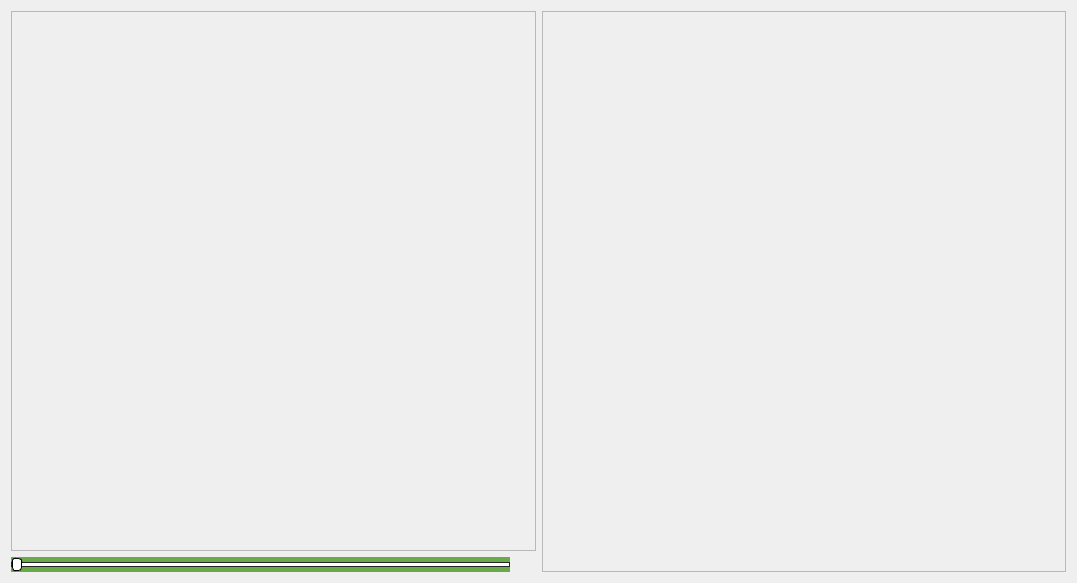
<?xml version="1.0" encoding="UTF-8"?>
<ui version="4.0">
 <class>DenoiseWidget</class>
 <widget class="QWidget" name="DenoiseWidget">
  <property name="geometry">
   <rect>
    <x>0</x>
    <y>0</y>
    <width>1077</width>
    <height>583</height>
   </rect>
  </property>
  <property name="windowTitle">
   <string>Form</string>
  </property>
  <layout class="QHBoxLayout" name="horizontalLayout_3">
   <item>
    <layout class="QVBoxLayout" name="verticalLayout">
     <item>
      <widget class="QFrame" name="frame_6">
       <property name="frameShape">
        <enum>QFrame::StyledPanel</enum>
       </property>
       <property name="frameShadow">
        <enum>QFrame::Raised</enum>
       </property>
       <layout class="QHBoxLayout" name="horizontalLayout_6">
        <property name="spacing">
         <number>0</number>
        </property>
        <property name="leftMargin">
         <number>0</number>
        </property>
        <property name="topMargin">
         <number>0</number>
        </property>
        <property name="rightMargin">
         <number>0</number>
        </property>
        <property name="bottomMargin">
         <number>0</number>
        </property>
        <item>
         <widget class="GraphicsView" name="YFrame" native="true">
          <property name="sizePolicy">
           <sizepolicy hsizetype="Preferred" vsizetype="Expanding">
            <horstretch>0</horstretch>
            <verstretch>0</verstretch>
           </sizepolicy>
          </property>
          <property name="palette">
           <palette>
            <active>
             <colorrole role="WindowText">
              <brush brushstyle="SolidPattern">
               <color alpha="255">
                <red>255</red>
                <green>255</green>
                <blue>255</blue>
               </color>
              </brush>
             </colorrole>
             <colorrole role="Button">
              <brush brushstyle="SolidPattern">
               <color alpha="255">
                <red>0</red>
                <green>0</green>
                <blue>0</blue>
               </color>
              </brush>
             </colorrole>
             <colorrole role="Light">
              <brush brushstyle="SolidPattern">
               <color alpha="255">
                <red>0</red>
                <green>0</green>
                <blue>0</blue>
               </color>
              </brush>
             </colorrole>
             <colorrole role="Midlight">
              <brush brushstyle="SolidPattern">
               <color alpha="255">
                <red>0</red>
                <green>0</green>
                <blue>0</blue>
               </color>
              </brush>
             </colorrole>
             <colorrole role="Dark">
              <brush brushstyle="SolidPattern">
               <color alpha="255">
                <red>0</red>
                <green>0</green>
                <blue>0</blue>
               </color>
              </brush>
             </colorrole>
             <colorrole role="Mid">
              <brush brushstyle="SolidPattern">
               <color alpha="255">
                <red>0</red>
                <green>0</green>
                <blue>0</blue>
               </color>
              </brush>
             </colorrole>
             <colorrole role="Text">
              <brush brushstyle="SolidPattern">
               <color alpha="255">
                <red>255</red>
                <green>255</green>
                <blue>255</blue>
               </color>
              </brush>
             </colorrole>
             <colorrole role="BrightText">
              <brush brushstyle="SolidPattern">
               <color alpha="255">
                <red>255</red>
                <green>255</green>
                <blue>255</blue>
               </color>
              </brush>
             </colorrole>
             <colorrole role="ButtonText">
              <brush brushstyle="SolidPattern">
               <color alpha="255">
                <red>255</red>
                <green>255</green>
                <blue>255</blue>
               </color>
              </brush>
             </colorrole>
             <colorrole role="Base">
              <brush brushstyle="SolidPattern">
               <color alpha="255">
                <red>0</red>
                <green>0</green>
                <blue>0</blue>
               </color>
              </brush>
             </colorrole>
             <colorrole role="Window">
              <brush brushstyle="SolidPattern">
               <color alpha="255">
                <red>0</red>
                <green>0</green>
                <blue>0</blue>
               </color>
              </brush>
             </colorrole>
             <colorrole role="Shadow">
              <brush brushstyle="SolidPattern">
               <color alpha="255">
                <red>0</red>
                <green>0</green>
                <blue>0</blue>
               </color>
              </brush>
             </colorrole>
             <colorrole role="AlternateBase">
              <brush brushstyle="SolidPattern">
               <color alpha="255">
                <red>0</red>
                <green>0</green>
                <blue>0</blue>
               </color>
              </brush>
             </colorrole>
             <colorrole role="ToolTipBase">
              <brush brushstyle="SolidPattern">
               <color alpha="255">
                <red>255</red>
                <green>255</green>
                <blue>220</blue>
               </color>
              </brush>
             </colorrole>
             <colorrole role="ToolTipText">
              <brush brushstyle="SolidPattern">
               <color alpha="255">
                <red>0</red>
                <green>0</green>
                <blue>0</blue>
               </color>
              </brush>
             </colorrole>
            </active>
            <inactive>
             <colorrole role="WindowText">
              <brush brushstyle="SolidPattern">
               <color alpha="255">
                <red>0</red>
                <green>0</green>
                <blue>0</blue>
               </color>
              </brush>
             </colorrole>
             <colorrole role="Button">
              <brush brushstyle="SolidPattern">
               <color alpha="255">
                <red>240</red>
                <green>240</green>
                <blue>240</blue>
               </color>
              </brush>
             </colorrole>
             <colorrole role="Light">
              <brush brushstyle="SolidPattern">
               <color alpha="255">
                <red>255</red>
                <green>255</green>
                <blue>255</blue>
               </color>
              </brush>
             </colorrole>
             <colorrole role="Midlight">
              <brush brushstyle="SolidPattern">
               <color alpha="255">
                <red>227</red>
                <green>227</green>
                <blue>227</blue>
               </color>
              </brush>
             </colorrole>
             <colorrole role="Dark">
              <brush brushstyle="SolidPattern">
               <color alpha="255">
                <red>160</red>
                <green>160</green>
                <blue>160</blue>
               </color>
              </brush>
             </colorrole>
             <colorrole role="Mid">
              <brush brushstyle="SolidPattern">
               <color alpha="255">
                <red>160</red>
                <green>160</green>
                <blue>160</blue>
               </color>
              </brush>
             </colorrole>
             <colorrole role="Text">
              <brush brushstyle="SolidPattern">
               <color alpha="255">
                <red>0</red>
                <green>0</green>
                <blue>0</blue>
               </color>
              </brush>
             </colorrole>
             <colorrole role="BrightText">
              <brush brushstyle="SolidPattern">
               <color alpha="255">
                <red>255</red>
                <green>255</green>
                <blue>255</blue>
               </color>
              </brush>
             </colorrole>
             <colorrole role="ButtonText">
              <brush brushstyle="SolidPattern">
               <color alpha="255">
                <red>0</red>
                <green>0</green>
                <blue>0</blue>
               </color>
              </brush>
             </colorrole>
             <colorrole role="Base">
              <brush brushstyle="SolidPattern">
               <color alpha="255">
                <red>255</red>
                <green>255</green>
                <blue>255</blue>
               </color>
              </brush>
             </colorrole>
             <colorrole role="Window">
              <brush brushstyle="SolidPattern">
               <color alpha="255">
                <red>240</red>
                <green>240</green>
                <blue>240</blue>
               </color>
              </brush>
             </colorrole>
             <colorrole role="Shadow">
              <brush brushstyle="SolidPattern">
               <color alpha="255">
                <red>105</red>
                <green>105</green>
                <blue>105</blue>
               </color>
              </brush>
             </colorrole>
             <colorrole role="AlternateBase">
              <brush brushstyle="SolidPattern">
               <color alpha="255">
                <red>245</red>
                <green>245</green>
                <blue>245</blue>
               </color>
              </brush>
             </colorrole>
             <colorrole role="ToolTipBase">
              <brush brushstyle="SolidPattern">
               <color alpha="255">
                <red>255</red>
                <green>255</green>
                <blue>220</blue>
               </color>
              </brush>
             </colorrole>
             <colorrole role="ToolTipText">
              <brush brushstyle="SolidPattern">
               <color alpha="255">
                <red>0</red>
                <green>0</green>
                <blue>0</blue>
               </color>
              </brush>
             </colorrole>
            </inactive>
            <disabled>
             <colorrole role="WindowText">
              <brush brushstyle="SolidPattern">
               <color alpha="255">
                <red>0</red>
                <green>0</green>
                <blue>0</blue>
               </color>
              </brush>
             </colorrole>
             <colorrole role="Button">
              <brush brushstyle="SolidPattern">
               <color alpha="255">
                <red>0</red>
                <green>0</green>
                <blue>0</blue>
               </color>
              </brush>
             </colorrole>
             <colorrole role="Light">
              <brush brushstyle="SolidPattern">
               <color alpha="255">
                <red>0</red>
                <green>0</green>
                <blue>0</blue>
               </color>
              </brush>
             </colorrole>
             <colorrole role="Midlight">
              <brush brushstyle="SolidPattern">
               <color alpha="255">
                <red>0</red>
                <green>0</green>
                <blue>0</blue>
               </color>
              </brush>
             </colorrole>
             <colorrole role="Dark">
              <brush brushstyle="SolidPattern">
               <color alpha="255">
                <red>0</red>
                <green>0</green>
                <blue>0</blue>
               </color>
              </brush>
             </colorrole>
             <colorrole role="Mid">
              <brush brushstyle="SolidPattern">
               <color alpha="255">
                <red>0</red>
                <green>0</green>
                <blue>0</blue>
               </color>
              </brush>
             </colorrole>
             <colorrole role="Text">
              <brush brushstyle="SolidPattern">
               <color alpha="255">
                <red>0</red>
                <green>0</green>
                <blue>0</blue>
               </color>
              </brush>
             </colorrole>
             <colorrole role="BrightText">
              <brush brushstyle="SolidPattern">
               <color alpha="255">
                <red>255</red>
                <green>255</green>
                <blue>255</blue>
               </color>
              </brush>
             </colorrole>
             <colorrole role="ButtonText">
              <brush brushstyle="SolidPattern">
               <color alpha="255">
                <red>0</red>
                <green>0</green>
                <blue>0</blue>
               </color>
              </brush>
             </colorrole>
             <colorrole role="Base">
              <brush brushstyle="SolidPattern">
               <color alpha="255">
                <red>0</red>
                <green>0</green>
                <blue>0</blue>
               </color>
              </brush>
             </colorrole>
             <colorrole role="Window">
              <brush brushstyle="SolidPattern">
               <color alpha="255">
                <red>0</red>
                <green>0</green>
                <blue>0</blue>
               </color>
              </brush>
             </colorrole>
             <colorrole role="Shadow">
              <brush brushstyle="SolidPattern">
               <color alpha="255">
                <red>0</red>
                <green>0</green>
                <blue>0</blue>
               </color>
              </brush>
             </colorrole>
             <colorrole role="AlternateBase">
              <brush brushstyle="SolidPattern">
               <color alpha="255">
                <red>245</red>
                <green>245</green>
                <blue>245</blue>
               </color>
              </brush>
             </colorrole>
             <colorrole role="ToolTipBase">
              <brush brushstyle="SolidPattern">
               <color alpha="255">
                <red>255</red>
                <green>255</green>
                <blue>220</blue>
               </color>
              </brush>
             </colorrole>
             <colorrole role="ToolTipText">
              <brush brushstyle="SolidPattern">
               <color alpha="255">
                <red>0</red>
                <green>0</green>
                <blue>0</blue>
               </color>
              </brush>
             </colorrole>
            </disabled>
           </palette>
          </property>
         </widget>
        </item>
       </layout>
      </widget>
     </item>
     <item>
      <layout class="QHBoxLayout" name="horizontalLayout">
       <property name="spacing">
        <number>6</number>
       </property>
       <item>
        <widget class="QSlider" name="YSlider">
         <property name="sizePolicy">
          <sizepolicy hsizetype="Expanding" vsizetype="Preferred">
           <horstretch>0</horstretch>
           <verstretch>0</verstretch>
          </sizepolicy>
         </property>
         <property name="styleSheet">
          <string notr="true">.QSlider {
    min-height: 15px;
    max-height: 15px;
    background: #6bAA49;
}

.QSlider::groove:horizontal {
    border: 1px solid #262626;
    height: 3px;
    background: white;
    margin: 0 0px;
}

.QSlider::handle:horizontal {
    background: white;
    border: 1px solid black;
    width: 8px;
    height: 11px;
    margin: -5px 0px;
    border-radius: 3px;
}</string>
         </property>
         <property name="maximum">
          <number>0</number>
         </property>
         <property name="pageStep">
          <number>1</number>
         </property>
         <property name="orientation">
          <enum>Qt::Horizontal</enum>
         </property>
         <property name="tickPosition">
          <enum>QSlider::NoTicks</enum>
         </property>
        </widget>
       </item>
       <item>
        <widget class="QLabel" name="YLabel">
         <property name="sizePolicy">
          <sizepolicy hsizetype="Preferred" vsizetype="Maximum">
           <horstretch>0</horstretch>
           <verstretch>0</verstretch>
          </sizepolicy>
         </property>
         <property name="minimumSize">
          <size>
           <width>20</width>
           <height>0</height>
          </size>
         </property>
         <property name="font">
          <font>
           <bold>true</bold>
          </font>
         </property>
         <property name="text">
          <string/>
         </property>
        </widget>
       </item>
      </layout>
     </item>
    </layout>
   </item>
   <item>
    <layout class="QVBoxLayout" name="verticalLayout_2">
     <item>
      <widget class="QFrame" name="frame_7">
       <property name="frameShape">
        <enum>QFrame::StyledPanel</enum>
       </property>
       <property name="frameShadow">
        <enum>QFrame::Raised</enum>
       </property>
       <layout class="QHBoxLayout" name="horizontalLayout_8">
        <property name="spacing">
         <number>0</number>
        </property>
        <property name="leftMargin">
         <number>0</number>
        </property>
        <property name="topMargin">
         <number>0</number>
        </property>
        <property name="rightMargin">
         <number>0</number>
        </property>
        <property name="bottomMargin">
         <number>0</number>
        </property>
        <item>
         <widget class="GraphicsView" name="YFrameFiltered" native="true">
          <property name="sizePolicy">
           <sizepolicy hsizetype="Expanding" vsizetype="Expanding">
            <horstretch>0</horstretch>
            <verstretch>0</verstretch>
           </sizepolicy>
          </property>
          <property name="palette">
           <palette>
            <active>
             <colorrole role="WindowText">
              <brush brushstyle="SolidPattern">
               <color alpha="255">
                <red>255</red>
                <green>255</green>
                <blue>255</blue>
               </color>
              </brush>
             </colorrole>
             <colorrole role="Button">
              <brush brushstyle="SolidPattern">
               <color alpha="255">
                <red>0</red>
                <green>0</green>
                <blue>0</blue>
               </color>
              </brush>
             </colorrole>
             <colorrole role="Light">
              <brush brushstyle="SolidPattern">
               <color alpha="255">
                <red>0</red>
                <green>0</green>
                <blue>0</blue>
               </color>
              </brush>
             </colorrole>
             <colorrole role="Midlight">
              <brush brushstyle="SolidPattern">
               <color alpha="255">
                <red>0</red>
                <green>0</green>
                <blue>0</blue>
               </color>
              </brush>
             </colorrole>
             <colorrole role="Dark">
              <brush brushstyle="SolidPattern">
               <color alpha="255">
                <red>0</red>
                <green>0</green>
                <blue>0</blue>
               </color>
              </brush>
             </colorrole>
             <colorrole role="Mid">
              <brush brushstyle="SolidPattern">
               <color alpha="255">
                <red>0</red>
                <green>0</green>
                <blue>0</blue>
               </color>
              </brush>
             </colorrole>
             <colorrole role="Text">
              <brush brushstyle="SolidPattern">
               <color alpha="255">
                <red>255</red>
                <green>255</green>
                <blue>255</blue>
               </color>
              </brush>
             </colorrole>
             <colorrole role="BrightText">
              <brush brushstyle="SolidPattern">
               <color alpha="255">
                <red>255</red>
                <green>255</green>
                <blue>255</blue>
               </color>
              </brush>
             </colorrole>
             <colorrole role="ButtonText">
              <brush brushstyle="SolidPattern">
               <color alpha="255">
                <red>255</red>
                <green>255</green>
                <blue>255</blue>
               </color>
              </brush>
             </colorrole>
             <colorrole role="Base">
              <brush brushstyle="SolidPattern">
               <color alpha="255">
                <red>0</red>
                <green>0</green>
                <blue>0</blue>
               </color>
              </brush>
             </colorrole>
             <colorrole role="Window">
              <brush brushstyle="SolidPattern">
               <color alpha="255">
                <red>0</red>
                <green>0</green>
                <blue>0</blue>
               </color>
              </brush>
             </colorrole>
             <colorrole role="Shadow">
              <brush brushstyle="SolidPattern">
               <color alpha="255">
                <red>0</red>
                <green>0</green>
                <blue>0</blue>
               </color>
              </brush>
             </colorrole>
             <colorrole role="Highlight">
              <brush brushstyle="SolidPattern">
               <color alpha="255">
                <red>0</red>
                <green>120</green>
                <blue>215</blue>
               </color>
              </brush>
             </colorrole>
             <colorrole role="HighlightedText">
              <brush brushstyle="SolidPattern">
               <color alpha="255">
                <red>255</red>
                <green>255</green>
                <blue>255</blue>
               </color>
              </brush>
             </colorrole>
             <colorrole role="Link">
              <brush brushstyle="SolidPattern">
               <color alpha="255">
                <red>0</red>
                <green>0</green>
                <blue>255</blue>
               </color>
              </brush>
             </colorrole>
             <colorrole role="LinkVisited">
              <brush brushstyle="SolidPattern">
               <color alpha="255">
                <red>255</red>
                <green>0</green>
                <blue>255</blue>
               </color>
              </brush>
             </colorrole>
             <colorrole role="AlternateBase">
              <brush brushstyle="SolidPattern">
               <color alpha="255">
                <red>0</red>
                <green>0</green>
                <blue>0</blue>
               </color>
              </brush>
             </colorrole>
             <colorrole role="NoRole">
              <brush brushstyle="SolidPattern">
               <color alpha="255">
                <red>0</red>
                <green>0</green>
                <blue>0</blue>
               </color>
              </brush>
             </colorrole>
             <colorrole role="ToolTipBase">
              <brush brushstyle="SolidPattern">
               <color alpha="255">
                <red>255</red>
                <green>255</green>
                <blue>220</blue>
               </color>
              </brush>
             </colorrole>
             <colorrole role="ToolTipText">
              <brush brushstyle="SolidPattern">
               <color alpha="255">
                <red>0</red>
                <green>0</green>
                <blue>0</blue>
               </color>
              </brush>
             </colorrole>
             <colorrole role="PlaceholderText">
              <brush brushstyle="SolidPattern">
               <color alpha="128">
                <red>0</red>
                <green>0</green>
                <blue>0</blue>
               </color>
              </brush>
             </colorrole>
            </active>
            <inactive>
             <colorrole role="WindowText">
              <brush brushstyle="SolidPattern">
               <color alpha="255">
                <red>0</red>
                <green>0</green>
                <blue>0</blue>
               </color>
              </brush>
             </colorrole>
             <colorrole role="Button">
              <brush brushstyle="SolidPattern">
               <color alpha="255">
                <red>240</red>
                <green>240</green>
                <blue>240</blue>
               </color>
              </brush>
             </colorrole>
             <colorrole role="Light">
              <brush brushstyle="SolidPattern">
               <color alpha="255">
                <red>255</red>
                <green>255</green>
                <blue>255</blue>
               </color>
              </brush>
             </colorrole>
             <colorrole role="Midlight">
              <brush brushstyle="SolidPattern">
               <color alpha="255">
                <red>227</red>
                <green>227</green>
                <blue>227</blue>
               </color>
              </brush>
             </colorrole>
             <colorrole role="Dark">
              <brush brushstyle="SolidPattern">
               <color alpha="255">
                <red>160</red>
                <green>160</green>
                <blue>160</blue>
               </color>
              </brush>
             </colorrole>
             <colorrole role="Mid">
              <brush brushstyle="SolidPattern">
               <color alpha="255">
                <red>160</red>
                <green>160</green>
                <blue>160</blue>
               </color>
              </brush>
             </colorrole>
             <colorrole role="Text">
              <brush brushstyle="SolidPattern">
               <color alpha="255">
                <red>0</red>
                <green>0</green>
                <blue>0</blue>
               </color>
              </brush>
             </colorrole>
             <colorrole role="BrightText">
              <brush brushstyle="SolidPattern">
               <color alpha="255">
                <red>255</red>
                <green>255</green>
                <blue>255</blue>
               </color>
              </brush>
             </colorrole>
             <colorrole role="ButtonText">
              <brush brushstyle="SolidPattern">
               <color alpha="255">
                <red>0</red>
                <green>0</green>
                <blue>0</blue>
               </color>
              </brush>
             </colorrole>
             <colorrole role="Base">
              <brush brushstyle="SolidPattern">
               <color alpha="255">
                <red>255</red>
                <green>255</green>
                <blue>255</blue>
               </color>
              </brush>
             </colorrole>
             <colorrole role="Window">
              <brush brushstyle="SolidPattern">
               <color alpha="255">
                <red>240</red>
                <green>240</green>
                <blue>240</blue>
               </color>
              </brush>
             </colorrole>
             <colorrole role="Shadow">
              <brush brushstyle="SolidPattern">
               <color alpha="255">
                <red>105</red>
                <green>105</green>
                <blue>105</blue>
               </color>
              </brush>
             </colorrole>
             <colorrole role="Highlight">
              <brush brushstyle="SolidPattern">
               <color alpha="255">
                <red>240</red>
                <green>240</green>
                <blue>240</blue>
               </color>
              </brush>
             </colorrole>
             <colorrole role="HighlightedText">
              <brush brushstyle="SolidPattern">
               <color alpha="255">
                <red>0</red>
                <green>0</green>
                <blue>0</blue>
               </color>
              </brush>
             </colorrole>
             <colorrole role="Link">
              <brush brushstyle="SolidPattern">
               <color alpha="255">
                <red>0</red>
                <green>0</green>
                <blue>255</blue>
               </color>
              </brush>
             </colorrole>
             <colorrole role="LinkVisited">
              <brush brushstyle="SolidPattern">
               <color alpha="255">
                <red>255</red>
                <green>0</green>
                <blue>255</blue>
               </color>
              </brush>
             </colorrole>
             <colorrole role="AlternateBase">
              <brush brushstyle="SolidPattern">
               <color alpha="255">
                <red>245</red>
                <green>245</green>
                <blue>245</blue>
               </color>
              </brush>
             </colorrole>
             <colorrole role="NoRole">
              <brush brushstyle="NoBrush">
               <color alpha="255">
                <red>0</red>
                <green>0</green>
                <blue>0</blue>
               </color>
              </brush>
             </colorrole>
             <colorrole role="ToolTipBase">
              <brush brushstyle="SolidPattern">
               <color alpha="255">
                <red>255</red>
                <green>255</green>
                <blue>220</blue>
               </color>
              </brush>
             </colorrole>
             <colorrole role="ToolTipText">
              <brush brushstyle="SolidPattern">
               <color alpha="255">
                <red>0</red>
                <green>0</green>
                <blue>0</blue>
               </color>
              </brush>
             </colorrole>
             <colorrole role="PlaceholderText">
              <brush brushstyle="SolidPattern">
               <color alpha="128">
                <red>0</red>
                <green>0</green>
                <blue>0</blue>
               </color>
              </brush>
             </colorrole>
            </inactive>
            <disabled>
             <colorrole role="WindowText">
              <brush brushstyle="SolidPattern">
               <color alpha="255">
                <red>0</red>
                <green>0</green>
                <blue>0</blue>
               </color>
              </brush>
             </colorrole>
             <colorrole role="Button">
              <brush brushstyle="SolidPattern">
               <color alpha="255">
                <red>0</red>
                <green>0</green>
                <blue>0</blue>
               </color>
              </brush>
             </colorrole>
             <colorrole role="Light">
              <brush brushstyle="SolidPattern">
               <color alpha="255">
                <red>0</red>
                <green>0</green>
                <blue>0</blue>
               </color>
              </brush>
             </colorrole>
             <colorrole role="Midlight">
              <brush brushstyle="SolidPattern">
               <color alpha="255">
                <red>0</red>
                <green>0</green>
                <blue>0</blue>
               </color>
              </brush>
             </colorrole>
             <colorrole role="Dark">
              <brush brushstyle="SolidPattern">
               <color alpha="255">
                <red>0</red>
                <green>0</green>
                <blue>0</blue>
               </color>
              </brush>
             </colorrole>
             <colorrole role="Mid">
              <brush brushstyle="SolidPattern">
               <color alpha="255">
                <red>0</red>
                <green>0</green>
                <blue>0</blue>
               </color>
              </brush>
             </colorrole>
             <colorrole role="Text">
              <brush brushstyle="SolidPattern">
               <color alpha="255">
                <red>0</red>
                <green>0</green>
                <blue>0</blue>
               </color>
              </brush>
             </colorrole>
             <colorrole role="BrightText">
              <brush brushstyle="SolidPattern">
               <color alpha="255">
                <red>255</red>
                <green>255</green>
                <blue>255</blue>
               </color>
              </brush>
             </colorrole>
             <colorrole role="ButtonText">
              <brush brushstyle="SolidPattern">
               <color alpha="255">
                <red>0</red>
                <green>0</green>
                <blue>0</blue>
               </color>
              </brush>
             </colorrole>
             <colorrole role="Base">
              <brush brushstyle="SolidPattern">
               <color alpha="255">
                <red>0</red>
                <green>0</green>
                <blue>0</blue>
               </color>
              </brush>
             </colorrole>
             <colorrole role="Window">
              <brush brushstyle="SolidPattern">
               <color alpha="255">
                <red>0</red>
                <green>0</green>
                <blue>0</blue>
               </color>
              </brush>
             </colorrole>
             <colorrole role="Shadow">
              <brush brushstyle="SolidPattern">
               <color alpha="255">
                <red>0</red>
                <green>0</green>
                <blue>0</blue>
               </color>
              </brush>
             </colorrole>
             <colorrole role="Highlight">
              <brush brushstyle="SolidPattern">
               <color alpha="255">
                <red>0</red>
                <green>120</green>
                <blue>215</blue>
               </color>
              </brush>
             </colorrole>
             <colorrole role="HighlightedText">
              <brush brushstyle="SolidPattern">
               <color alpha="255">
                <red>255</red>
                <green>255</green>
                <blue>255</blue>
               </color>
              </brush>
             </colorrole>
             <colorrole role="Link">
              <brush brushstyle="SolidPattern">
               <color alpha="255">
                <red>0</red>
                <green>0</green>
                <blue>255</blue>
               </color>
              </brush>
             </colorrole>
             <colorrole role="LinkVisited">
              <brush brushstyle="SolidPattern">
               <color alpha="255">
                <red>255</red>
                <green>0</green>
                <blue>255</blue>
               </color>
              </brush>
             </colorrole>
             <colorrole role="AlternateBase">
              <brush brushstyle="SolidPattern">
               <color alpha="255">
                <red>245</red>
                <green>245</green>
                <blue>245</blue>
               </color>
              </brush>
             </colorrole>
             <colorrole role="NoRole">
              <brush brushstyle="NoBrush">
               <color alpha="255">
                <red>0</red>
                <green>0</green>
                <blue>0</blue>
               </color>
              </brush>
             </colorrole>
             <colorrole role="ToolTipBase">
              <brush brushstyle="SolidPattern">
               <color alpha="255">
                <red>255</red>
                <green>255</green>
                <blue>220</blue>
               </color>
              </brush>
             </colorrole>
             <colorrole role="ToolTipText">
              <brush brushstyle="SolidPattern">
               <color alpha="255">
                <red>0</red>
                <green>0</green>
                <blue>0</blue>
               </color>
              </brush>
             </colorrole>
             <colorrole role="PlaceholderText">
              <brush brushstyle="SolidPattern">
               <color alpha="128">
                <red>0</red>
                <green>0</green>
                <blue>0</blue>
               </color>
              </brush>
             </colorrole>
            </disabled>
           </palette>
          </property>
         </widget>
        </item>
       </layout>
      </widget>
     </item>
    </layout>
   </item>
  </layout>
 </widget>
 <customwidgets>
  <customwidget>
   <class>GraphicsView</class>
   <extends>QWidget</extends>
   <header location="global">GraphicsView.h</header>
   <container>1</container>
  </customwidget>
 </customwidgets>
 <resources/>
 <connections/>
</ui>
